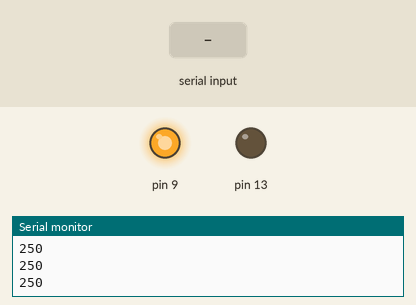
This sketch was run on a simulated Arduino Uno, built with avr-gcc and run on an emulated ATmega328P. On the bench: output pins drawn as LEDs (lit = HIGH), the last lines printed to the serial monitor. Inputs (shaded band) come from the test bench.

Above: at 4.2 s.
4.3 s: byte 30 received over Serial
At 4.9 s:
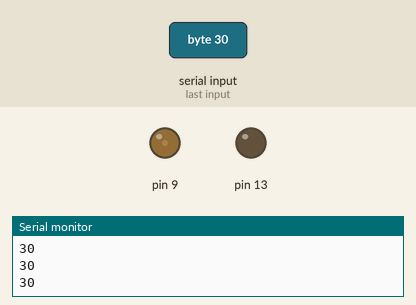
5.8 s: byte 90 received over Serial
At 6.4 s:
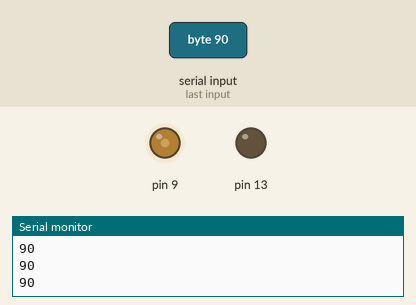
Timing chart, 0 to 8.8 s (numbered marks = the images above; inputs shaded):
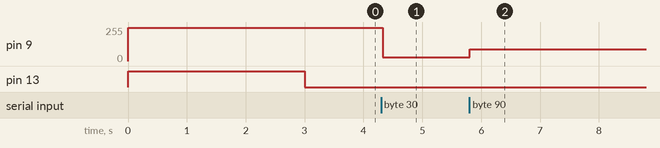

The sketch:

pwmTest.ino
```cpp
#include <Time.h>

// the setup routine runs once when you press reset:

void wait(int milli) {
  int tim = millis();
  while (millis() - tim < milli);
}

void setup() {
  Serial.begin(9600);
  pinMode(9, OUTPUT);
  analogWrite(9, 250);

  pinMode(13, OUTPUT);
  digitalWrite(13, HIGH);

  wait(3000);

  digitalWrite(13, LOW);

}

int incomingByte = 250;

void loop() {
  if (Serial.available() > 0) {
    incomingByte = Serial.read();
    incomingByte = static_cast<int>(incomingByte);
    analogWrite(9, incomingByte);
  }
  Serial.println(incomingByte);
  delay(30);
}


/*
void turnLeft(unsigned int degree) {
  if (abs(degree) < 20) {
    analogWrite(MOTOR_LEFT, -100);
    analogWrite(MOTOR_RIGHT, 100);
    wait(degree*50);

  } else if (abs(degree) < 45) {

    analogWrite(MOTOR_LEFT, -180);
    analogWrite(MOTOR_RIGHT, 180);
    wait(degree*

  } else {

    analogWrite(MOTOR_LEFT, -250);
    analogWrite(MOTOR_RIGHT, 250);
  }
}

void turnLeft(unsigned int degree) {

  int waitTime =
  int turnRate =

}*/
```

Measured:
- after the input at 4.3 s, pin 9: 250/255 → 30/255 at once
- after the input at 5.8 s, pin 9: 30/255 → 90/255 at once
